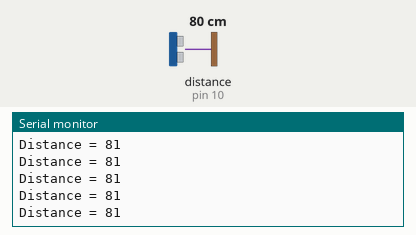
Simulated run of this sketch. Board: Arduino Uno, built with avr-gcc and run on an emulated ATmega328P. Parts: the last lines printed to the serial monitor. The test bench sets the inputs (shaded band); at power-on: distance to the obstacle (sensor on pin 10) 80 cm. The echo pulse lasts 58.3 µs per cm.

Above: at 1.2 s.
1.3 s: distance to the obstacle (sensor on pin 10) set to 2 cm
At 1.59 s:
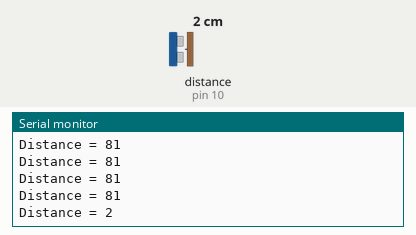
2.8 s: distance to the obstacle (sensor on pin 10) set to 4 cm
At 2.8 s:
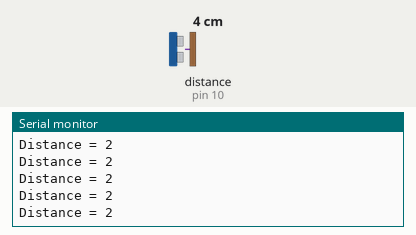
4.3 s: distance to the obstacle (sensor on pin 10) set to 35 cm
At 4.41 s:
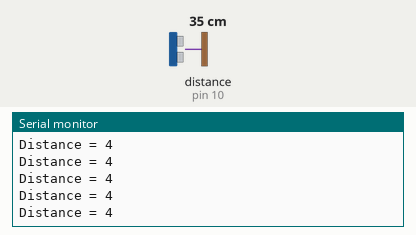
7.3 s: distance to the obstacle (sensor on pin 10) set to 250 cm
At 7.66 s:
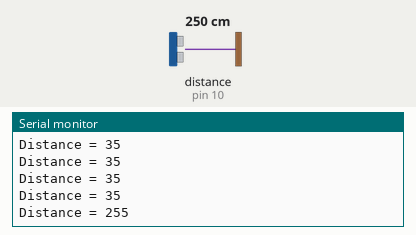
Timing chart, 0 to 10.3 s (numbered marks = the images above; inputs shaded):
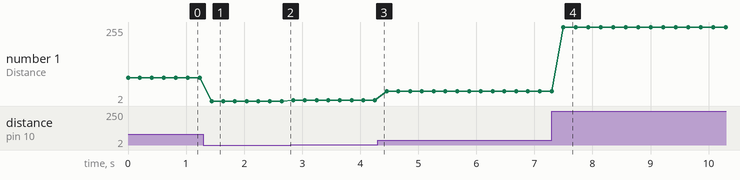

Measured:
- after the input at 1.3 s, the serial monitor: prints a new line after 0.14 s (image 1)
- after the input at 7.3 s, the serial monitor: prints a new line after 0.20 s (image 4)
- plotted number 1: 81 → 2 after the input at 1.3 s, 2 → 4 after the input at 2.8 s, 4 → 35 after the input at 4.3 s, 35 → 255 after the input at 7.3 s

The sketch:

distanceSensor_text.ino
```cpp
#include "NewPing.h"

//can put these two together
#define TRIGGER 9
#define ECHO 10

#define MAX_DIST 360 //cm (390 is max of sensor)

NewPing distanceSensor(TRIGGER, ECHO, MAX_DIST);

void setup() {
  Serial.begin(9600);
}

void loop() {
  Serial.print("Distance = ");
  Serial.println(distanceSensor.ping_cm());
  delay(200);
}
```
